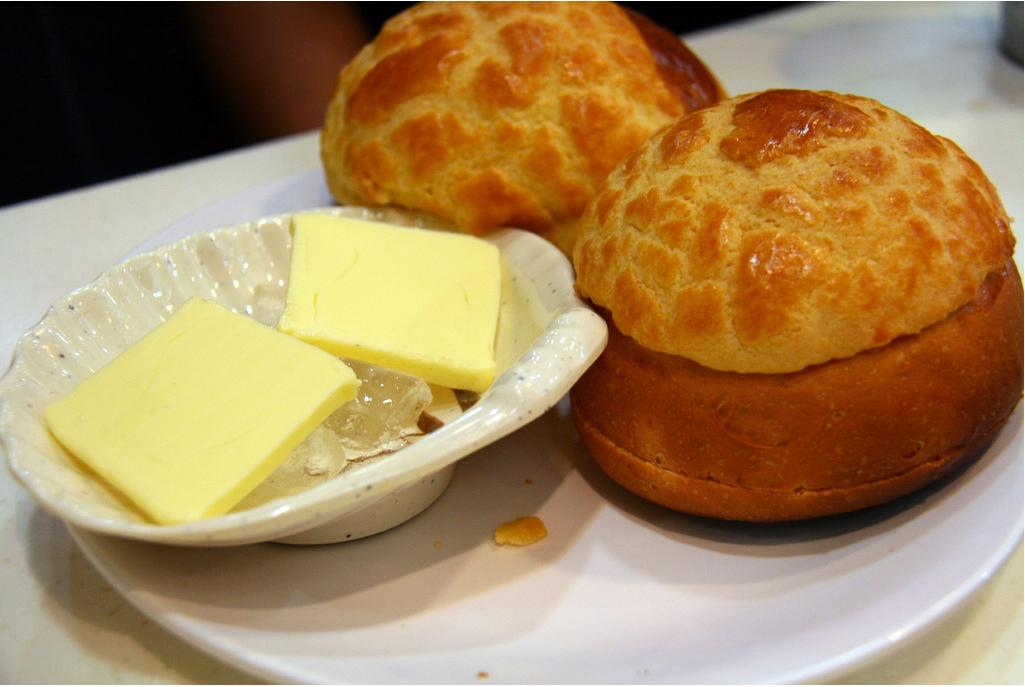
#> input picture MeanShift/bread.jpg, 1025 x 687 px
$ python MeanShiftRealApplication.py
#> lines starting #> are read from the running program, lines starting #| are printed output that depends on the picture; long printed decimals are rounded
#source:This is the code that accompanies the article at http://www.chioka.in/meanshift-algorithm-for-the-rest-of-us-python/
import numpy as np
from sklearn.cluster import MeanShift, estimate_bandwidth
from sklearn.datasets.samples_generator import make_blobs
from itertools import cycle
from PIL import Image
import matplotlib.pyplot as plt
import matplotlib.pylab as pylab
pylab.rcParams['figure.figsize'] = 16, 12
image = Image.open('bread.jpg')
#> image is the input picture: PIL image 1025x687 RGB; mean R, G, B 164.4, 134, 90.7

# Image is (687 x 1025, RGB channels)
image = np.array(image)
original_shape = image.shape
#> original_shape = (687, 1025, 3)

# Flatten image.
X = np.reshape(image, [-1, 3])

plt.imshow(image)
plt.show()
bandwidth = estimate_bandwidth(X, quantile=0.1, n_samples=100)
#> bandwidth = 35.46
print(bandwidth)
#| 35.462
ms = MeanShift(bandwidth=bandwidth, bin_seeding=True)
ms.fit(X)

labels = ms.labels_
print(labels.shape)
#| (704175,)
cluster_centers = ms.cluster_centers_
#> cluster_centers = [[209.3, 205.5, 194.6], [177.7, 101.5, 11.82], [122.1, 46.17, 3.75], [238.5, 232, 141], [7.44, 5.4, 5.56], [121.7, 98.18, 68.13]]
print(cluster_centers.shape)
#| (6, 3)

labels_unique = np.unique(labels)
#> labels_unique = [0, 1, 2, 3, 4, 5]
n_clusters_ = len(labels_unique)
#> n_clusters_ = 6

print("number of estimated clusters : %d" % n_clusters_)
#| number of estimated clusters : 6
segmented_image = np.reshape(labels, original_shape[:2])  # Just take size, ignore RGB channels.
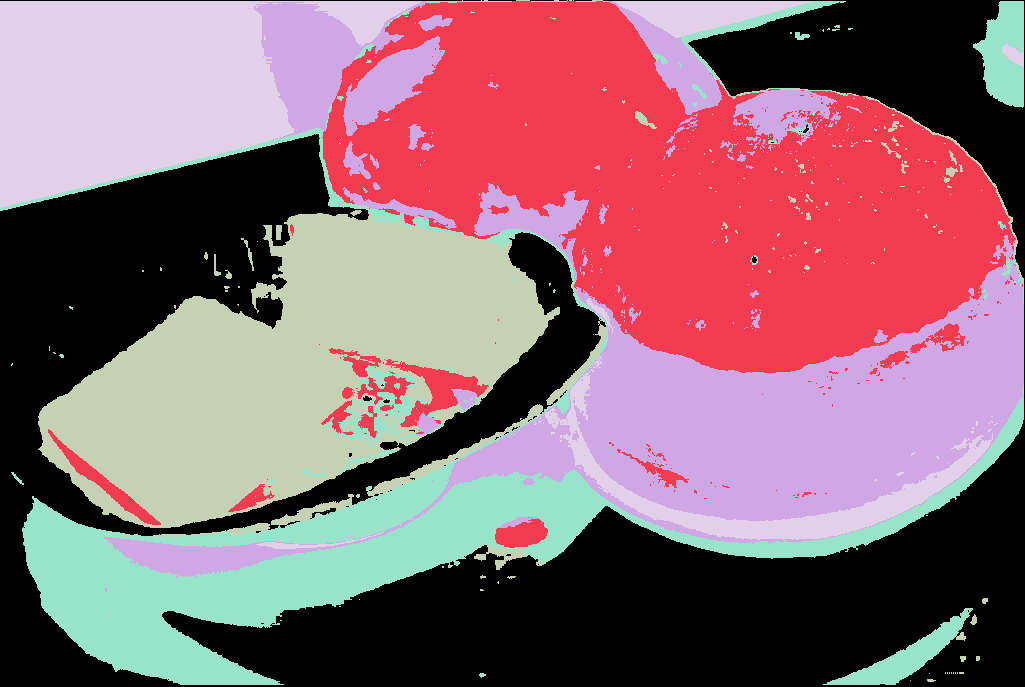
#> segmented_image: shape (687, 1025) int64; 6 distinct labels, from 0 to 5; one colour per label, 0 black
plt.figure(2)
plt.subplot(1, 2, 1)
plt.imshow(image)
plt.axis('off')
plt.subplot(1, 2, 2)
plt.imshow(segmented_image)
plt.axis('off')
plt.show()
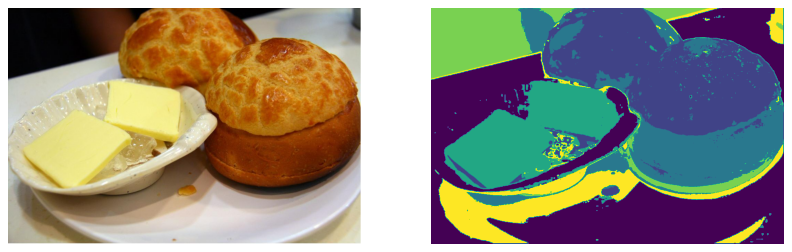
#> figure drawn by matplotlib, 2 panels
